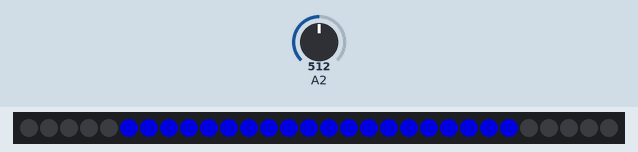
The sketch below on a simulated Arduino Uno, built with avr-gcc and run on an emulated ATmega328P. Shown: 30 RGB LEDs in strip order, left to right. The inputs (shaded band) are chosen by the test bench; at power-on: A2 = 512. Dim RGB values are drawn brighter than linear.

Above: at 0.76 s.
1.3 s: A2 set to 1005
At 1.9 s:
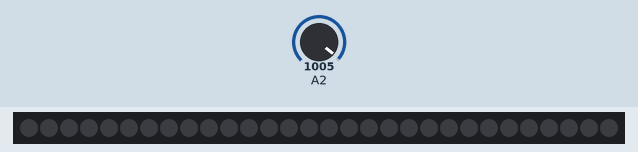
4.3 s: A2 set to 1023
7.3 s: A2 set to 900
Timing chart, 0 to 10.3 s (numbered marks = the images above; inputs shaded):
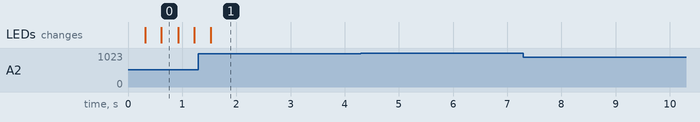

Measured:
- after the input at 4.3 s, every drawn part: stays the same
- after the input at 7.3 s, every drawn part: stays the same

The sketch:

analogread5.ino
```cpp
#include <Adafruit_NeoPixel.h>
#ifdef __AVR__
  #include <avr/power.h>
#endif

#define PIN            6

#define NUMPIXELS      30

Adafruit_NeoPixel pixels = Adafruit_NeoPixel(NUMPIXELS, PIN, NEO_GRB + NEO_KHZ800);
int lednr=0;
int leds=0;
void setup() {
  // This is for Trinket 5V 16MHz, you can remove these three lines if you are not using a Trinket
#if defined (__AVR_ATtiny85__)
  if (F_CPU == 16000000) clock_prescale_set(clock_div_1);
#endif
pixels.begin();
  for(int i=15;i<20;i++)
{
     pixels.setPixelColor(i,(156,156,156));

}
for(int i=15;i>10;i--)
{
     pixels.setPixelColor(i,(156,156,156));

}

pixels.show();
}
void loop() {

  leds=analogRead(A2);
   lednr=(10.0/1023)*leds+5;
   for(int i=0;i<=lednr;i++)
   {
     pixels.setPixelColor(i+14,(156,156,156));
     pixels.setPixelColor(15-i,(156,156,156));

   }
   pixels.show();
   delay(10);
   for(int i=0;i<=lednr;i++)
   {
     pixels.setPixelColor(i+14,(0,0,0));
     pixels.setPixelColor(15-i,(0,0,0));

   }
   pixels.show();
}
```
